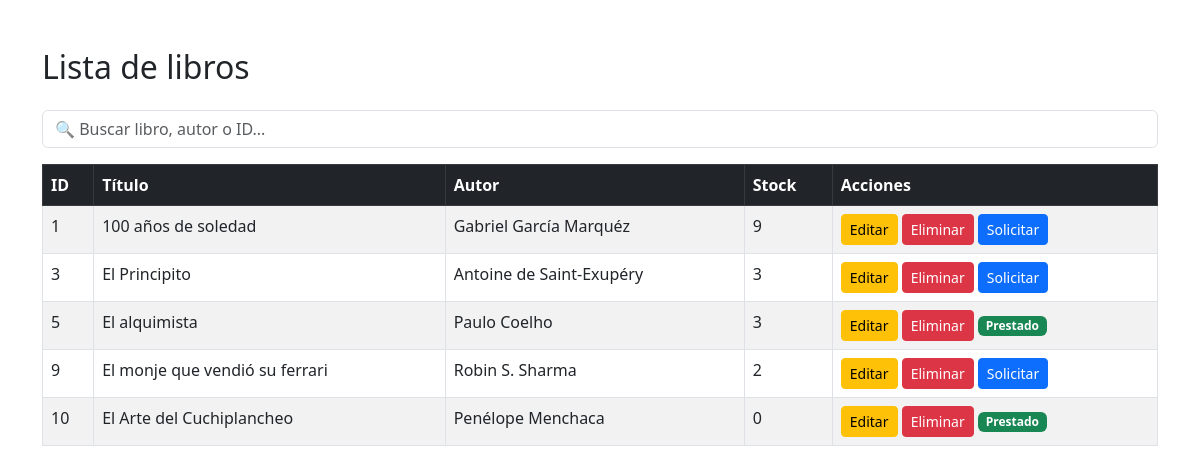
The app's page /ConsultarLibros.php?mensaje=solicitado (signed in) with its own data.
### tables this page shows
CREATE TABLE `libros` (
  `id` int NOT NULL,
  `titulo` varchar(150) NOT NULL,
  `autor` varchar(100) NOT NULL,
  `genero` varchar(50) DEFAULT NULL,
  `isbn` varchar(20) DEFAULT NULL,
  `stock` int NOT NULL,
  `activo` tinyint DEFAULT '1'
);

### ConsultarLibros.php (the view, shortened to what this page needs)
<?php
include("conexion.php");
$result = $conexion->query("SELECT * FROM libros WHERE activo = 1");
?>
<!DOCTYPE html>
<html>
<head>
    <link href="https://cdn.jsdelivr.net/npm/bootstrap@5.3.0/dist/css/bootstrap.min.css" rel="stylesheet">
</head>
<body>
<div class="container mt-5">
    <h2 class="mb-4">Lista de libros</h2>
    <div class="mb-3">
    <input type="text" id="buscador" class="form-control" placeholder="🔍 Buscar libro, autor o ID...">
</div>
    <table class="table table-bordered table-striped table-hover" id="tablaLibros">
        <thead class="table-dark">
            <tr>
                <th>ID</th>
                <th>Título</th>
                <th>Autor</th>
                <th>Stock</th>
                <th>Acciones</th>
            </tr>
        </thead>
        <tbody>
<?php while ($row = $result->fetch_assoc()) { ?>
    <tr>
        <td><?php echo $row['id']; ?></td>
        <td><?php echo htmlspecialchars($row['titulo']); ?></td>
        <td><?php echo htmlspecialchars($row['autor']); ?></td>
        <td><?php echo $row['stock']; ?></td>
        <td>
            <a href="editar_libro.php?id=<?php echo $row['id']; ?>" class="btn btn-warning btn-sm">Editar</a>
            <a href="eliminar_libro.php?id=<?php echo $row['id']; ?>"
            class="btn btn-danger btn-sm"
            onclick="return confirmarEliminacion(<?php echo $row['stock']; ?>)">
            Eliminar</a>
             <?php
             $id_usuario = $_SESSION['id_usuario'];
             $id_libro = $row['id'];
             $checkSolicitud = $conexion->query("SELECT estado FROM prestamos
             WHERE id_usuario = $id_usuario AND id_libro = $id_libro AND estado IN ('PENDIENTE','ACTIVO')");
             $solicitud = $checkSolicitud->fetch_assoc();
             ?>
            <?php if ($_SESSION['rol'] == 2) { ?>
            <?php if ($solicitud) { ?>
            <?php if ($solicitud['estado'] == 'PENDIENTE') { ?>
            <span class="badge bg-warning">Pendiente</span>
            <?php } elseif ($solicitud['estado'] == 'ACTIVO') { ?>
            <span class="badge bg-success">Prestado</span>
            <?php } ?>
            <?php }else { ?>
            <?php if ($row['stock'] > 0) { ?>
            <a href="solicitar_prestamo.php?id=<?php echo $row['id']; ?>"
            class="btn btn-primary btn-sm">
            Solicitar
            </a>
            <?php } else { ?>
            <span class="badge bg-secondary">Sin stock</span>
            <?php } ?>
            <?php } ?>
            <?php } ?>
        </td>
    </tr>
<?php } ?>
</tbody>
    </table>
</div>
</body>
</html>

### records on screen
libros: id "1", titulo "100 años de soledad", autor "Gabriel García Marquéz", stock "9"
libros: id "3", titulo "El Principito", autor "Antoine de Saint-Exupéry", stock "3"
libros: id "5", titulo "El alquimista", autor "Paulo Coelho", stock "3", shows "Prestado"
libros: id "9", titulo "El monje que vendió su ferrari", autor "Robin S. Sharma", stock "2"
libros: id "10", titulo "El Arte del Cuchiplancheo", autor "Penélope Menchaca", stock "0", shows "Prestado"
